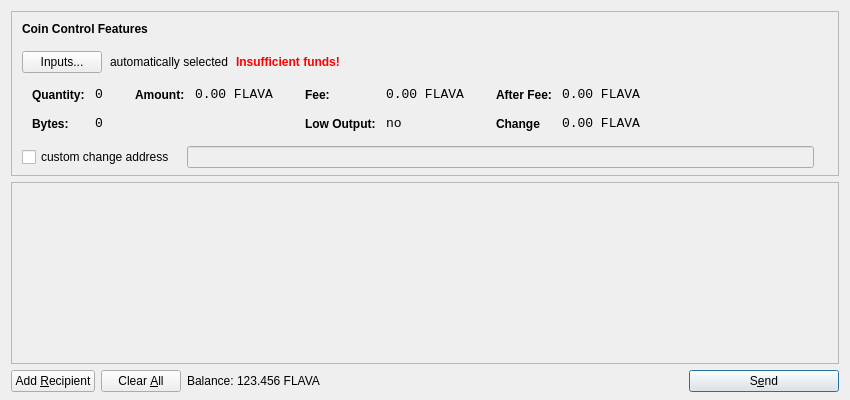
<?xml version="1.0" encoding="UTF-8"?>
<ui version="4.0">
 <class>SendCoinsDialog</class>
 <widget class="QDialog" name="SendCoinsDialog">
  <property name="geometry">
   <rect>
    <x>0</x>
    <y>0</y>
    <width>850</width>
    <height>400</height>
   </rect>
  </property>
  <property name="windowTitle">
   <string>Send Coins</string>
  </property>
  <layout class="QVBoxLayout" name="verticalLayout" stretch="0,1,0">
   <property name="bottomMargin">
    <number>8</number>
   </property>
   <item>
    <widget class="QFrame" name="frameCoinControl">
     <property name="sizePolicy">
      <sizepolicy hsizetype="Expanding" vsizetype="Expanding">
       <horstretch>0</horstretch>
       <verstretch>0</verstretch>
      </sizepolicy>
     </property>
     <property name="maximumSize">
      <size>
       <width>16777215</width>
       <height>16777215</height>
      </size>
     </property>
     <property name="frameShape">
      <enum>QFrame::StyledPanel</enum>
     </property>
     <property name="frameShadow">
      <enum>QFrame::Sunken</enum>
     </property>
     <layout class="QVBoxLayout" name="verticalLayoutCoinControl2">
      <property name="spacing">
       <number>-1</number>
      </property>
      <property name="leftMargin">
       <number>0</number>
      </property>
      <property name="topMargin">
       <number>0</number>
      </property>
      <property name="rightMargin">
       <number>0</number>
      </property>
      <property name="bottomMargin">
       <number>6</number>
      </property>
      <item>
       <layout class="QVBoxLayout" name="verticalLayoutCoinControl" stretch="0,0,0,0,1">
        <property name="spacing">
         <number>0</number>
        </property>
        <property name="leftMargin">
         <number>10</number>
        </property>
        <property name="topMargin">
         <number>10</number>
        </property>
        <item>
         <layout class="QHBoxLayout" name="horizontalLayoutCoinControl1">
          <property name="bottomMargin">
           <number>15</number>
          </property>
          <item>
           <widget class="QLabel" name="labelCoinControlFeatures">
            <property name="sizePolicy">
             <sizepolicy hsizetype="Preferred" vsizetype="Maximum">
              <horstretch>0</horstretch>
              <verstretch>0</verstretch>
             </sizepolicy>
            </property>
            <property name="font">
             <font>
              <weight>75</weight>
              <bold>true</bold>
             </font>
            </property>
            <property name="styleSheet">
             <string notr="true">font-weight:bold;</string>
            </property>
            <property name="text">
             <string>Coin Control Features</string>
            </property>
           </widget>
          </item>
         </layout>
        </item>
        <item>
         <layout class="QHBoxLayout" name="horizontalLayoutCoinControl2" stretch="0,0,0,0">
          <property name="spacing">
           <number>8</number>
          </property>
          <property name="bottomMargin">
           <number>10</number>
          </property>
          <item>
           <widget class="QPushButton" name="pushButtonCoinControl">
            <property name="styleSheet">
             <string notr="true"/>
            </property>
            <property name="text">
             <string>Inputs...</string>
            </property>
           </widget>
          </item>
          <item>
           <widget class="QLabel" name="labelCoinControlAutomaticallySelected">
            <property name="text">
             <string>automatically selected</string>
            </property>
            <property name="margin">
             <number>5</number>
            </property>
           </widget>
          </item>
          <item>
           <widget class="QLabel" name="labelCoinControlInsuffFunds">
            <property name="font">
             <font>
              <weight>75</weight>
              <bold>true</bold>
             </font>
            </property>
            <property name="styleSheet">
             <string notr="true">color:red;font-weight:bold;</string>
            </property>
            <property name="text">
             <string>Insufficient funds!</string>
            </property>
            <property name="margin">
             <number>5</number>
            </property>
           </widget>
          </item>
          <item>
           <spacer name="horizontalSpacerCoinControl">
            <property name="orientation">
             <enum>Qt::Horizontal</enum>
            </property>
            <property name="sizeHint" stdset="0">
             <size>
              <width>40</width>
              <height>1</height>
             </size>
            </property>
           </spacer>
          </item>
         </layout>
        </item>
        <item>
         <widget class="QWidget" name="widgetCoinControl" native="true">
          <property name="sizePolicy">
           <sizepolicy hsizetype="Preferred" vsizetype="Preferred">
            <horstretch>0</horstretch>
            <verstretch>0</verstretch>
           </sizepolicy>
          </property>
          <property name="minimumSize">
           <size>
            <width>0</width>
            <height>0</height>
           </size>
          </property>
          <property name="styleSheet">
           <string notr="true"/>
          </property>
          <layout class="QHBoxLayout" name="horizontalLayoutCoinControl5">
           <property name="margin">
            <number>0</number>
           </property>
           <item>
            <layout class="QHBoxLayout" name="horizontalLayoutCoinControl3" stretch="0,0,0,1">
             <property name="spacing">
              <number>20</number>
             </property>
             <property name="topMargin">
              <number>0</number>
             </property>
             <property name="bottomMargin">
              <number>10</number>
             </property>
             <item>
              <layout class="QFormLayout" name="formLayoutCoinControl1">
               <property name="horizontalSpacing">
                <number>10</number>
               </property>
               <property name="verticalSpacing">
                <number>14</number>
               </property>
               <property name="leftMargin">
                <number>10</number>
               </property>
               <property name="topMargin">
                <number>4</number>
               </property>
               <property name="rightMargin">
                <number>6</number>
               </property>
               <item row="0" column="0">
                <widget class="QLabel" name="labelCoinControlQuantityText">
                 <property name="styleSheet">
                  <string notr="true">font-weight:bold;</string>
                 </property>
                 <property name="text">
                  <string>Quantity:</string>
                 </property>
                 <property name="margin">
                  <number>0</number>
                 </property>
                </widget>
               </item>
               <item row="0" column="1">
                <widget class="QLabel" name="labelCoinControlQuantity">
                 <property name="font">
                  <font>
                   <family>Monospace</family>
                   <pointsize>10</pointsize>
                  </font>
                 </property>
                 <property name="cursor">
                  <cursorShape>IBeamCursor</cursorShape>
                 </property>
                 <property name="contextMenuPolicy">
                  <enum>Qt::ActionsContextMenu</enum>
                 </property>
                 <property name="text">
                  <string>0</string>
                 </property>
                 <property name="margin">
                  <number>0</number>
                 </property>
                 <property name="textInteractionFlags">
                  <set>Qt::LinksAccessibleByMouse|Qt::TextSelectableByKeyboard|Qt::TextSelectableByMouse</set>
                 </property>
                </widget>
               </item>
               <item row="1" column="0">
                <widget class="QLabel" name="labelCoinControlBytesText">
                 <property name="styleSheet">
                  <string notr="true">font-weight:bold;</string>
                 </property>
                 <property name="text">
                  <string>Bytes:</string>
                 </property>
                </widget>
               </item>
               <item row="1" column="1">
                <widget class="QLabel" name="labelCoinControlBytes">
                 <property name="font">
                  <font>
                   <family>Monospace</family>
                   <pointsize>10</pointsize>
                  </font>
                 </property>
                 <property name="cursor">
                  <cursorShape>IBeamCursor</cursorShape>
                 </property>
                 <property name="contextMenuPolicy">
                  <enum>Qt::ActionsContextMenu</enum>
                 </property>
                 <property name="text">
                  <string>0</string>
                 </property>
                 <property name="textInteractionFlags">
                  <set>Qt::LinksAccessibleByMouse|Qt::TextSelectableByKeyboard|Qt::TextSelectableByMouse</set>
                 </property>
                </widget>
               </item>
              </layout>
             </item>
             <item>
              <layout class="QFormLayout" name="formLayoutCoinControl2">
               <property name="horizontalSpacing">
                <number>10</number>
               </property>
               <property name="verticalSpacing">
                <number>14</number>
               </property>
               <property name="leftMargin">
                <number>6</number>
               </property>
               <property name="topMargin">
                <number>4</number>
               </property>
               <property name="rightMargin">
                <number>6</number>
               </property>
               <item row="0" column="0">
                <widget class="QLabel" name="labelCoinControlAmountText">
                 <property name="styleSheet">
                  <string notr="true">font-weight:bold;</string>
                 </property>
                 <property name="text">
                  <string>Amount:</string>
                 </property>
                 <property name="margin">
                  <number>0</number>
                 </property>
                </widget>
               </item>
               <item row="0" column="1">
                <widget class="QLabel" name="labelCoinControlAmount">
                 <property name="font">
                  <font>
                   <family>Monospace</family>
                   <pointsize>10</pointsize>
                  </font>
                 </property>
                 <property name="cursor">
                  <cursorShape>IBeamCursor</cursorShape>
                 </property>
                 <property name="contextMenuPolicy">
                  <enum>Qt::ActionsContextMenu</enum>
                 </property>
                 <property name="text">
                  <string notr="true">0.00 FLAVA</string>
                 </property>
                 <property name="textInteractionFlags">
                  <set>Qt::LinksAccessibleByMouse|Qt::TextSelectableByKeyboard|Qt::TextSelectableByMouse</set>
                 </property>
                </widget>
               </item>
              </layout>
             </item>
             <item>
              <layout class="QFormLayout" name="formLayoutCoinControl3">
               <property name="horizontalSpacing">
                <number>10</number>
               </property>
               <property name="verticalSpacing">
                <number>14</number>
               </property>
               <property name="leftMargin">
                <number>6</number>
               </property>
               <property name="topMargin">
                <number>4</number>
               </property>
               <property name="rightMargin">
                <number>6</number>
               </property>
               <item row="0" column="0">
                <widget class="QLabel" name="labelCoinControlFeeText">
                 <property name="styleSheet">
                  <string notr="true">font-weight:bold;</string>
                 </property>
                 <property name="text">
                  <string>Fee:</string>
                 </property>
                 <property name="margin">
                  <number>0</number>
                 </property>
                </widget>
               </item>
               <item row="0" column="1">
                <widget class="QLabel" name="labelCoinControlFee">
                 <property name="font">
                  <font>
                   <family>Monospace</family>
                   <pointsize>10</pointsize>
                  </font>
                 </property>
                 <property name="cursor">
                  <cursorShape>IBeamCursor</cursorShape>
                 </property>
                 <property name="contextMenuPolicy">
                  <enum>Qt::ActionsContextMenu</enum>
                 </property>
                 <property name="text">
                  <string notr="true">0.00 FLAVA</string>
                 </property>
                 <property name="textInteractionFlags">
                  <set>Qt::LinksAccessibleByMouse|Qt::TextSelectableByKeyboard|Qt::TextSelectableByMouse</set>
                 </property>
                </widget>
               </item>
               <item row="1" column="0">
                <widget class="QLabel" name="labelCoinControlLowOutputText">
                 <property name="styleSheet">
                  <string notr="true">font-weight:bold;</string>
                 </property>
                 <property name="text">
                  <string>Low Output:</string>
                 </property>
                </widget>
               </item>
               <item row="1" column="1">
                <widget class="QLabel" name="labelCoinControlLowOutput">
                 <property name="font">
                  <font>
                   <family>Monospace</family>
                   <pointsize>10</pointsize>
                  </font>
                 </property>
                 <property name="cursor">
                  <cursorShape>IBeamCursor</cursorShape>
                 </property>
                 <property name="contextMenuPolicy">
                  <enum>Qt::ActionsContextMenu</enum>
                 </property>
                 <property name="text">
                  <string>no</string>
                 </property>
                 <property name="textInteractionFlags">
                  <set>Qt::LinksAccessibleByMouse|Qt::TextSelectableByKeyboard|Qt::TextSelectableByMouse</set>
                 </property>
                </widget>
               </item>
              </layout>
             </item>
             <item>
              <layout class="QFormLayout" name="formLayoutCoinControl4">
               <property name="horizontalSpacing">
                <number>10</number>
               </property>
               <property name="verticalSpacing">
                <number>14</number>
               </property>
               <property name="leftMargin">
                <number>6</number>
               </property>
               <property name="topMargin">
                <number>4</number>
               </property>
               <property name="rightMargin">
                <number>6</number>
               </property>
               <item row="0" column="0">
                <widget class="QLabel" name="labelCoinControlAfterFeeText">
                 <property name="styleSheet">
                  <string notr="true">font-weight:bold;</string>
                 </property>
                 <property name="text">
                  <string>After Fee:</string>
                 </property>
                 <property name="margin">
                  <number>0</number>
                 </property>
                </widget>
               </item>
               <item row="0" column="1">
                <widget class="QLabel" name="labelCoinControlAfterFee">
                 <property name="font">
                  <font>
                   <family>Monospace</family>
                   <pointsize>10</pointsize>
                  </font>
                 </property>
                 <property name="cursor">
                  <cursorShape>IBeamCursor</cursorShape>
                 </property>
                 <property name="contextMenuPolicy">
                  <enum>Qt::ActionsContextMenu</enum>
                 </property>
                 <property name="text">
                  <string notr="true">0.00 FLAVA</string>
                 </property>
                 <property name="textInteractionFlags">
                  <set>Qt::LinksAccessibleByMouse|Qt::TextSelectableByKeyboard|Qt::TextSelectableByMouse</set>
                 </property>
                </widget>
               </item>
               <item row="1" column="0">
                <widget class="QLabel" name="labelCoinControlChangeText">
                 <property name="styleSheet">
                  <string notr="true">font-weight:bold;</string>
                 </property>
                 <property name="text">
                  <string>Change</string>
                 </property>
                </widget>
               </item>
               <item row="1" column="1">
                <widget class="QLabel" name="labelCoinControlChange">
                 <property name="font">
                  <font>
                   <family>Monospace</family>
                   <pointsize>10</pointsize>
                  </font>
                 </property>
                 <property name="cursor">
                  <cursorShape>IBeamCursor</cursorShape>
                 </property>
                 <property name="contextMenuPolicy">
                  <enum>Qt::ActionsContextMenu</enum>
                 </property>
                 <property name="text">
                  <string notr="true">0.00 FLAVA</string>
                 </property>
                 <property name="textInteractionFlags">
                  <set>Qt::LinksAccessibleByMouse|Qt::TextSelectableByKeyboard|Qt::TextSelectableByMouse</set>
                 </property>
                </widget>
               </item>
              </layout>
             </item>
            </layout>
           </item>
          </layout>
         </widget>
        </item>
        <item>
         <layout class="QHBoxLayout" name="horizontalLayoutCoinControl4" stretch="0,0,0">
          <property name="spacing">
           <number>12</number>
          </property>
          <property name="sizeConstraint">
           <enum>QLayout::SetDefaultConstraint</enum>
          </property>
          <property name="topMargin">
           <number>5</number>
          </property>
          <property name="rightMargin">
           <number>5</number>
          </property>
          <item>
           <widget class="QCheckBox" name="checkBoxCoinControlChange">
            <property name="text">
             <string>custom change address</string>
            </property>
           </widget>
          </item>
          <item>
           <widget class="QLineEdit" name="lineEditCoinControlChange">
            <property name="enabled">
             <bool>false</bool>
            </property>
            <property name="sizePolicy">
             <sizepolicy hsizetype="Expanding" vsizetype="Fixed">
              <horstretch>0</horstretch>
              <verstretch>0</verstretch>
             </sizepolicy>
            </property>
           </widget>
          </item>
          <item>
           <widget class="QLabel" name="labelCoinControlChangeLabel">
            <property name="sizePolicy">
             <sizepolicy hsizetype="Preferred" vsizetype="Expanding">
              <horstretch>0</horstretch>
              <verstretch>0</verstretch>
             </sizepolicy>
            </property>
            <property name="minimumSize">
             <size>
              <width>0</width>
              <height>0</height>
             </size>
            </property>
            <property name="text">
             <string/>
            </property>
            <property name="margin">
             <number>3</number>
            </property>
           </widget>
          </item>
         </layout>
        </item>
        <item>
         <spacer name="verticalSpacerCoinControl">
          <property name="orientation">
           <enum>Qt::Vertical</enum>
          </property>
          <property name="sizeHint" stdset="0">
           <size>
            <width>800</width>
            <height>1</height>
           </size>
          </property>
         </spacer>
        </item>
       </layout>
      </item>
     </layout>
    </widget>
   </item>
   <item>
    <widget class="QScrollArea" name="scrollArea">
     <property name="widgetResizable">
      <bool>true</bool>
     </property>
     <widget class="QWidget" name="scrollAreaWidgetContents">
      <property name="geometry">
       <rect>
        <x>0</x>
        <y>0</y>
        <width>830</width>
        <height>165</height>
       </rect>
      </property>
      <layout class="QVBoxLayout" name="verticalLayout_2">
       <property name="margin">
        <number>0</number>
       </property>
       <item>
        <layout class="QVBoxLayout" name="entries">
         <property name="spacing">
          <number>6</number>
         </property>
        </layout>
       </item>
       <item>
        <spacer name="verticalSpacer">
         <property name="orientation">
          <enum>Qt::Vertical</enum>
         </property>
         <property name="sizeHint" stdset="0">
          <size>
           <width>20</width>
           <height>40</height>
          </size>
         </property>
        </spacer>
       </item>
      </layout>
     </widget>
    </widget>
   </item>
   <item>
    <layout class="QHBoxLayout" name="horizontalLayout">
     <item>
      <widget class="QPushButton" name="addButton">
       <property name="toolTip">
        <string>Send to multiple recipients at once</string>
       </property>
       <property name="text">
        <string>Add &amp;Recipient</string>
       </property>
       <property name="autoDefault">
        <bool>false</bool>
       </property>
      </widget>
     </item>
     <item>
      <widget class="QPushButton" name="clearButton">
       <property name="sizePolicy">
        <sizepolicy hsizetype="Minimum" vsizetype="Fixed">
         <horstretch>0</horstretch>
         <verstretch>0</verstretch>
        </sizepolicy>
       </property>
       <property name="toolTip">
        <string>Remove all transaction fields</string>
       </property>
       <property name="text">
        <string>Clear &amp;All</string>
       </property>
       <property name="autoRepeatDelay">
        <number>300</number>
       </property>
       <property name="autoDefault">
        <bool>false</bool>
       </property>
      </widget>
     </item>
     <item>
      <layout class="QHBoxLayout" name="horizontalLayout_2">
       <property name="spacing">
        <number>3</number>
       </property>
       <item>
        <widget class="QLabel" name="label">
         <property name="sizePolicy">
          <sizepolicy hsizetype="Preferred" vsizetype="Fixed">
           <horstretch>0</horstretch>
           <verstretch>0</verstretch>
          </sizepolicy>
         </property>
         <property name="text">
          <string>Balance:</string>
         </property>
        </widget>
       </item>
       <item>
        <widget class="QLabel" name="labelBalance">
         <property name="sizePolicy">
          <sizepolicy hsizetype="Preferred" vsizetype="Fixed">
           <horstretch>0</horstretch>
           <verstretch>0</verstretch>
          </sizepolicy>
         </property>
         <property name="cursor">
          <cursorShape>IBeamCursor</cursorShape>
         </property>
         <property name="text">
          <string notr="true">123.456 FLAVA</string>
         </property>
         <property name="textInteractionFlags">
          <set>Qt::LinksAccessibleByMouse|Qt::TextSelectableByKeyboard|Qt::TextSelectableByMouse</set>
         </property>
        </widget>
       </item>
      </layout>
     </item>
     <item>
      <spacer name="horizontalSpacer">
       <property name="orientation">
        <enum>Qt::Horizontal</enum>
       </property>
       <property name="sizeHint" stdset="0">
        <size>
         <width>40</width>
         <height>20</height>
        </size>
       </property>
      </spacer>
     </item>
     <item>
      <widget class="QPushButton" name="sendButton">
       <property name="minimumSize">
        <size>
         <width>150</width>
         <height>0</height>
        </size>
       </property>
       <property name="toolTip">
        <string>Confirm the send action</string>
       </property>
       <property name="text">
        <string>S&amp;end</string>
       </property>
       <property name="icon">
        <iconset resource="../bitcoin.qrc">
         <normaloff>:/icons/send</normaloff>:/icons/send</iconset>
       </property>
       <property name="default">
        <bool>true</bool>
       </property>
      </widget>
     </item>
    </layout>
   </item>
  </layout>
 </widget>
 <resources>
  <include location="../bitcoin.qrc"/>
 </resources>
 <connections/>
</ui>
